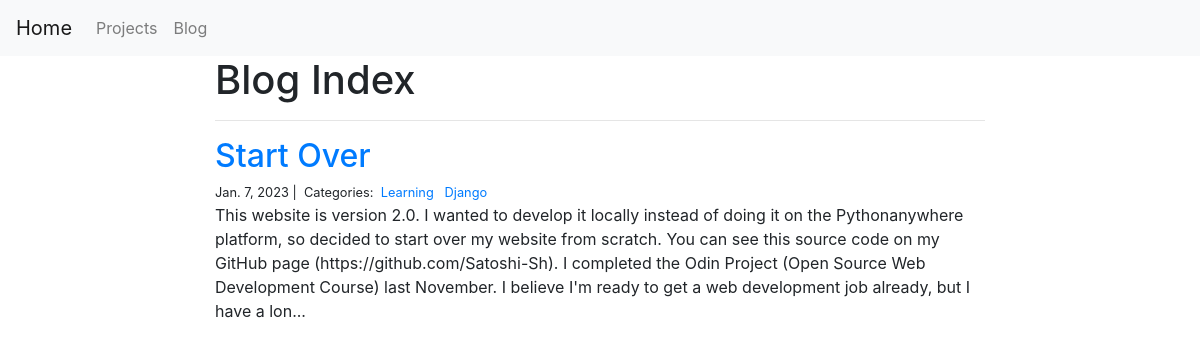
Screenshot of /blog/ with the database file from the repository.
### blog/models.py (models this page shows, shortened)
class Post(models.Model):
    title = models.CharField(max_length=255)
    body = models.TextField()
    created_on = models.DateTimeField(auto_now_add=True)
    last_modified = models.DateTimeField(auto_now=True)
    categories = models.ManyToManyField('Category', related_name='posts')
    image= models.URLField(max_length=250)

class Category(models.Model):
    name = models.CharField(max_length=20)

### blog/views.py (the view)
# urls.py: path("", views.index, name="index"),
def index(request):
    posts = Post.objects.all().order_by('-created_on')
    context={
        "posts":posts,
    }
    return render(request,"blog/index.html",context)

### blog/templates/blog/index.html
{% extends "base.html" %}
{% block page_content %}
<div class="col-md-8 offset-md-2">
    <h1>Blog Index</h1>
    <hr>
    {% for post in posts %}
    <h2><a href="{% url 'detail' post.pk%}">{{ post.title }}</a></h2>
    <small>
        {{ post.created_on.date }} |&nbsp;
        Categories:&nbsp;
        {% for category in post.categories.all %}
        <a href="{% url 'category' category.name %}">
            {{ category.name }}
        </a>&nbsp;
        {% endfor %}
    </small>
    <p>{{ post.body | slice:":400" }}...</p>
    {% endfor %}
</div>
{% endblock %}

### mysite/templates/base.html (shortened to what this page needs)
<head>
 {% load static %}
<link rel="stylesheet" href="https://stackpath.bootstrapcdn.com/bootstrap/4.1.3/css/bootstrap.min.css">
</head>
<nav class="navbar navbar-expand-lg navbar-light bg-light">
    <a class="navbar-brand" href="/">Home</a>
    <div class="collapse navbar-collapse" id="navbarNavAltMarkup">
      <div class="navbar-nav">
        <a class="nav-item nav-link" href="/projects">Projects</a>
        <a class="nav-item nav-link" href="/blog">Blog</a>
      </div>
    </div>
  </nav>
{% block page_content %}{% endblock %}

### rows the page displays
Post: title "Start Over", created_on "Jan. 7, 2023", body "This website is version 2.0. I wanted to develop it locally instead of doing it on the Pythonanywhere platform, so decided to start over my website from scratch. You can see this source code on my GitHub page (https://github.com/Satoshi-Sh). I completed the Odin Project (Open Source Web Development Course) last November. I believe I'm ready to get a web development job already, but I have a lon"
Category: name "Learning"
Category: name "Django"
